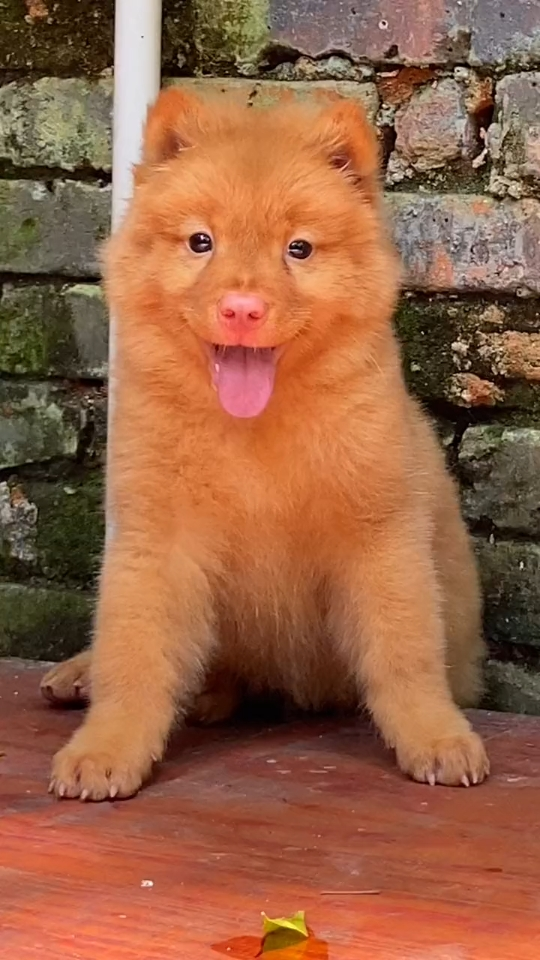
#> input picture img/dog.png, 540 x 960 px
$ python test1-1.py
#> lines starting #> are read from the running program, lines starting #| are printed output that depends on the picture
import cv2
import numpy as np
import matplotlib.pyplot as plt


def show_img(_img):
    cv2.imshow('image', _img)
    cv2.waitKey(0)
    cv2.destroyAllWindows()


# [201 lines left out: functions read_video, read_img, img_number, merge_img, img_thresh, img_blur and 4 more, not called in this run]


# 礼帽与黑帽 礼帽：原图-开运算，黑帽：闭运算-原图
def img_hat():
    img = cv2.imread('../img/dog.png')
#> img is the input picture: shape (960, 540, 3); mean B, G, R 68.9, 98.4, 151.7
    kernel = np.ones((3, 3), np.uint8)
    hat_img = cv2.morphologyEx(img, cv2.MORPH_TOPHAT, kernel)
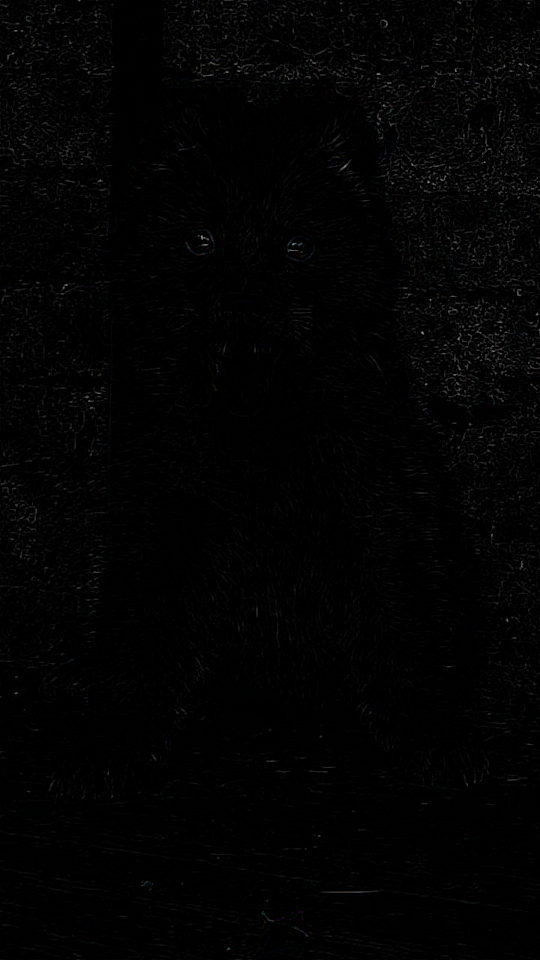
#> hat_img: shape (960, 540, 3); mean B, G, R 2.6, 2.5, 2.5
    show_img(hat_img)
    hat_img2 = cv2.morphologyEx(img, cv2.MORPH_BLACKHAT, kernel)
    show_img(hat_img2)


img_hat()
